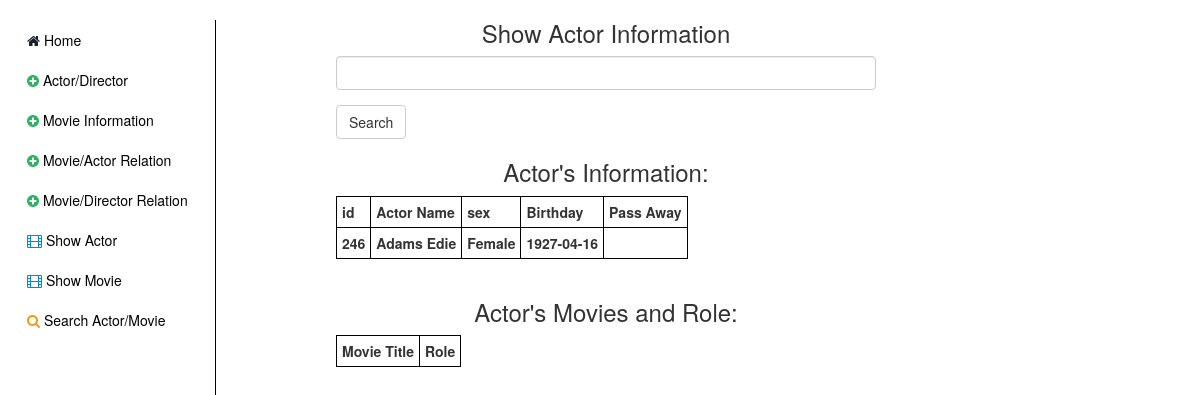
Page /Show_A.php?id=246 on the committed database.
### tables this page shows
CREATE TABLE Actor(
	id int unique,
	last varchar(20),
	first varchar(20),
	sex varchar(6),
	dob DATE NOT NULL,  
	dod DATE,
	PRIMARY KEY (id)   
);

### tables.inc (the view, shortened to what this page needs)
<?php
class Table {
   var $data;
   var $type;
   function __construct($data, $type=0, $title="This is a table") {
       $this->data = $data;
       $this->type = $type;
       $this->title = $title;
       $this->create();
   }
   function create() {
     $result = $this->data;
     $type = $this->type;
     $title = $this->title;
     print "<h3>$title</h3>";
     print "<table>";
     print "<tr>";
     for($i = 0; $i < mysqli_num_fields($result); $i++) {
         $field_info = mysqli_fetch_field($result);
         echo "<th>{$field_info->name}</th>";
     }
     print "</tr>";
     while($row = mysqli_fetch_row($result)) {
       print "<tr>";
       for($i = 0; $i < count($row); $i++) {
         switch($type) {
           case 0:
             print "<th>$row[$i]</th>"; break;
         }
       }
       print "</tr>";
     }
     print "</table>";
     print "<br>";
   }
}
?>

### show_A.php (shortened to what this page needs)
<!DOCTYPE html>
<html lang="en">
<head>
  <link href="css/bootstrap.min.css" rel="stylesheet">
  <link href="css/fontAwesome/css/font-awesome.css" rel="stylesheet">
  <link href="css/all.css" rel="stylesheet">
</head>
<body>
  <?php include("navigation.php"); ?>
  <div class="main_container">
    <h3>Show Actor Information</h3>
    <form method="GET" action="#">
      <div class="form-group">
        <input type="text" class="form-control" name="search">
      </div>
      <button type="submit" class="btn btn-default">Search</button>
    </form>
    <?php
      include "tables.inc";
      $db = new mysqli('localhost', 'cs143', '', 'CS143');
      $search = $_GET["search"];
      $id = $_GET["id"];
      if (isset($id)) {
        $query = "select id, concat(last,' ',first) as 'Actor Name', sex, dob as 'Birthday', dod as 'Pass Away' from Actor where id='{$id}'";
        $result = $db->query($query);
          $table = new Table($result, 0, "Actor's Information:");
      } else if(isset($search)) {
        $keywords = explode(" ", mysqli_real_escape_string($db, $search));
        switch(count($keywords)) {
          case 0:
          case 1:
            $query = "SELECT * FROM Actor
                      WHERE (first LIKE '%$search%') OR (last LIKE '%$search%')";
            break;
          case 2:
            $keyword1 = $keywords[0];
            $keyword2 = $keywords[1];
            $query = "SELECT * FROM Actor
                      WHERE (first LIKE '%$keyword1%') AND (last LIKE '%$keyword2%') OR
                            (last LIKE '%$keyword1%') AND (first LIKE '%$keyword2%')";
            break;
          default:
            $query = "SELECT * FROM Actor WHERE FALSE";
        }
        $result = $db->query($query);
        $table = new Table($result, 1, "Matching Actors");
      }
    ?>
  </div>
</body>
</html>

### navigation.php
<div class="nav_container">
  <ul class="nav nav-sidebar addSection">
    <li><a class="home" href="index.php"><i class="fa fa-home" aria-hidden="true"></i> Home</a></li>
    <li><a class="add" href="add.php"><i class="fa fa-plus-circle" aria-hidden="true"></i> Actor/Director</a></li>
    <li><a class="add" href="AddMovie.php"><i class="fa fa-plus-circle" aria-hidden="true"></i> Movie Information</a></li>
    <li><a class="add" href="Add_M_A_R.php"><i class="fa fa-plus-circle" aria-hidden="true"></i> Movie/Actor Relation</a></li>
    <li><a class="add" href="Add_M_D_R.php"><i class="fa fa-plus-circle" aria-hidden="true"></i> Movie/Director Relation</a></li>
  </ul>
  <ul class="nav nav-sidebar showSection">
    <li><a class="show" href="Show_A.php"><i class="fa fa-film" aria-hidden="true"></i> Show Actor</a></li>
    <li><a class="show" href="Show_M.php"><i class="fa fa-film" aria-hidden="true"></i> Show Movie</a></li>
  </ul>
  <ul class="nav nav-sidebar searchSection">
    <li><a class="search" href="search.php"><i class="fa fa-search" aria-hidden="true"></i> Search Actor/Movie</a></li>
  </ul>
</div>

### css/all.css (style rules this page uses)
h1, h2, h3, h4, h5 { text-align: center; }
.nav_container { position: fixed; width: 18%; height: 100%; left: 0; padding-left: 1%; border-right: 1px solid black; }
.main_container { padding: 0 10%; width: 65%; left: 18%; position: relative; }
.add, .show, .search, .home { color: black; }
.add i { color: #28B463; }
.show i { color: #0288D1; }
.search i { color: #F39C12; }
.home i { color: #17202A; }
table { border-collapse: collapse; }
table, th { border: 1px solid black; }
th { padding: 5px; }

### rows in the picture
actor: id "246", i "Adams Edie", sex "Female", dob "1927-04-16"

### other values in the picture
$title "Actor's Information: Actor's Movies and Role:"
$field_info->name "id"
$field_info->name "Actor Name"
$field_info->name "sex"
$field_info->name "Birthday"
$field_info->name "Pass Away"
$field_info->name "Movie Title"
$field_info->name "Role"
